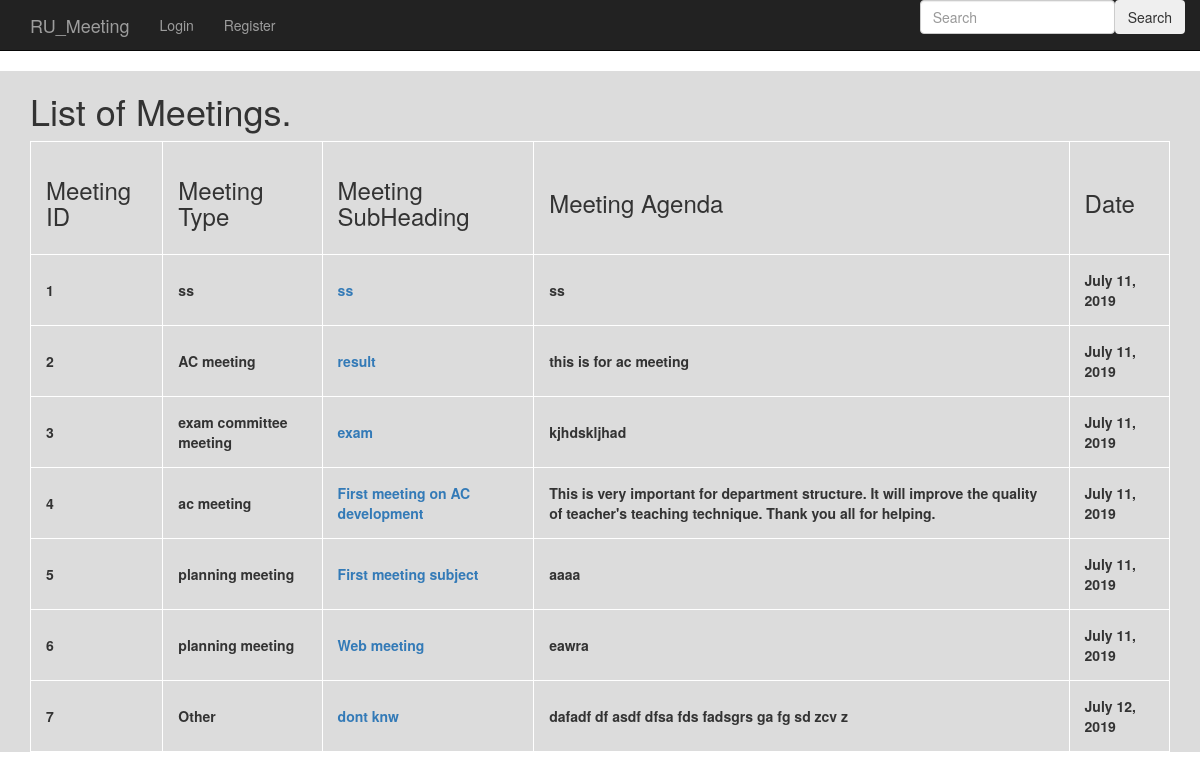
The app's page /meeting_app/, older data.
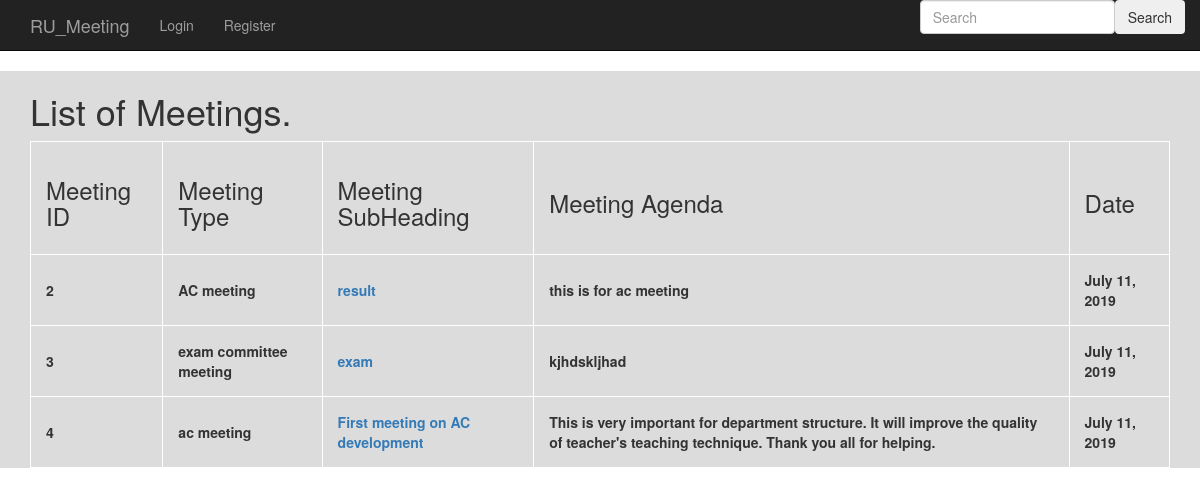
The same page, newer data.
### meeting_app/models.py (models this page shows, shortened)
class Create_Meeting(models.Model):
    meeting_id = models.AutoField(primary_key=True)
    meeting_name= models.CharField(max_length=256, choices=CHOICES, default='General Meeting')
    meeting_sub= models.CharField(max_length=256)
    meeting_text= models.TextField(max_length=500)
    date = models.DateField(default=datetime.now)

### meeting_app/views.py (the view)
class Create_MeetingListView(ListView):
    context_object_name = 'create_meetings'
    model = models.Create_Meeting

### templates/meeting_app/create_meeting_list.html (shortened to what this page needs)
{% extends 'meeting_app/base.html' %}
{% block body_block %}
<div class="mask rgba-gradient align-items-center" style=" background-color:#DCDCDC;">
<div class="container" >
<div class="jumbtron">
<h1>List of Meetings.</h1>
  <table style="width:100%">
  <tr>
    <th> <h3>Meeting ID</h3>  </th>
    <th><h3>Meeting Type</h3>  </th>
    <th><h3>Meeting SubHeading</h3>  </th>
    <th><h3>Meeting Agenda</h3>  </th>
    <th><h3>Date</h3>  </th>
  </tr>
  {% for create_meeting in create_meetings %}
  <tr>
    <th> {{create_meeting.meeting_id }}</th>
    <th> {{ create_meeting.meeting_name }}</th>
    <th> <a href="{{create_meeting.meeting_id}}">{{ create_meeting.meeting_sub }}</a></th>
    <th> {{ create_meeting.meeting_text }}</th>
    <th> {{ create_meeting.date }}</th>
  </tr>
  {% endfor %}
  </table>
</div>
</div>
</div>
{% endblock %}

Row changes from the older to the newer data that the page shows:
removed Create_Meeting: meeting_id "1", meeting_name "ss", meeting_sub "ss", meeting_text "ss", date "July 11, 2019"
removed Create_Meeting: meeting_id "5", meeting_name "planning meeting", meeting_sub "First meeting subject", meeting_text "aaaa", date "July 11, 2019"
removed Create_Meeting: meeting_id "6", meeting_name "planning meeting", meeting_sub "Web meeting", meeting_text "eawra", date "July 11, 2019"
removed Create_Meeting: meeting_id "7", meeting_name "Other", meeting_sub "dont knw", meeting_text "dafadf df asdf dfsa fds fadsgrs ga fg sd zcv z", date "July 12, 2019"
